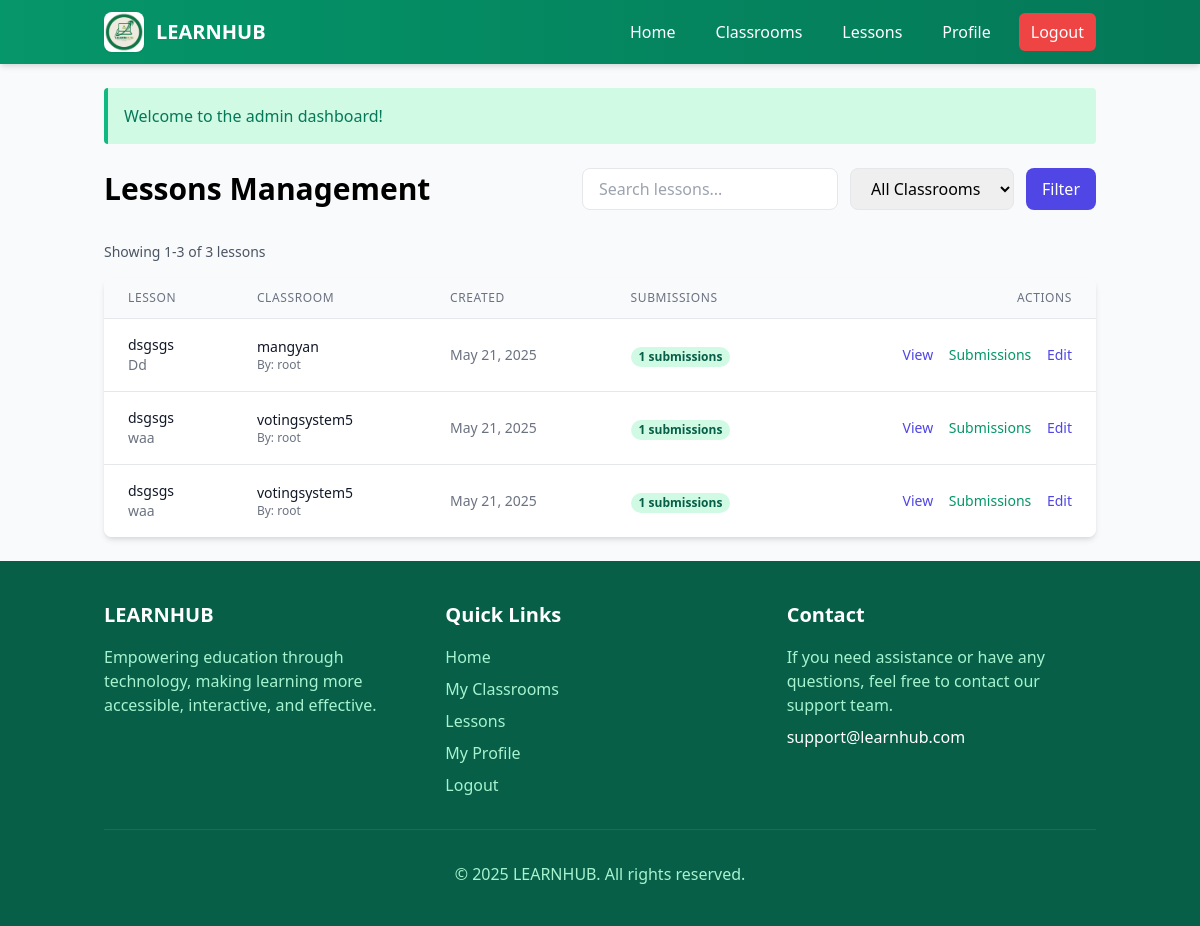
The page /lessons.php (signed in) on the database its author committed.
### tables this page shows
CREATE TABLE `lessons` (
  `id` int(11) NOT NULL,
  `title` varchar(255) NOT NULL,
  `description` text DEFAULT NULL,
  `content` text DEFAULT NULL,
  `file_path` varchar(255) DEFAULT NULL,
  `classroom_id` int(11) NOT NULL,
  `created_at` timestamp NOT NULL DEFAULT current_timestamp()
);

CREATE TABLE `classrooms` (
  `id` int(11) NOT NULL,
  `name` varchar(100) NOT NULL,
  `description` text DEFAULT NULL,
  `status` enum('active','archived') DEFAULT 'active',
  `enrollment_code` varchar(10) DEFAULT NULL,
  `teacher_id` int(11) NOT NULL,
  `created_at` timestamp NOT NULL DEFAULT current_timestamp()
);

CREATE TABLE `users` (
  `id` int(11) NOT NULL,
  `username` varchar(50) NOT NULL,
  `password` varchar(255) NOT NULL,
  `email` varchar(100) NOT NULL,
  `role` enum('student','teacher','admin') NOT NULL,
  `created_at` timestamp NOT NULL DEFAULT current_timestamp(),
  `last_login` datetime DEFAULT NULL
);

### includes/functions.php (called while the page is built, shortened)
<?php
function is_logged_in() {
    return isset($_SESSION['user_id']);
}
function has_role($role) {
    return isset($_SESSION['role']) && $_SESSION['role'] === $role;
}
function is_teacher() {
    return isset($_SESSION['role']) && $_SESSION['role'] === 'teacher';
}
function is_admin() {
    return isset($_SESSION['role']) && $_SESSION['role'] === 'admin';
}
function get_flash_message() {
    if (isset($_SESSION['flash'])) {
        $flash = $_SESSION['flash'];
        return $flash;
    }
    return null;
}
function format_date($date) {
    return date('F j, Y', strtotime($date));
}
?>

### lessons.php (the view, shortened to what this page needs)
<?php
include 'includes/header.php';
$user_id = $_SESSION['user_id'];
$items_per_page = 15;
$current_page = isset($_GET['page']) && is_numeric($_GET['page']) ? (int)$_GET['page'] : 1;
$offset = ($current_page - 1) * $items_per_page;
$search = isset($_GET['search']) ? clean_input($_GET['search']) : '';
$classroom_filter = isset($_GET['classroom']) && is_numeric($_GET['classroom']) ? (int)$_GET['classroom'] : 0;
$select_query = "
    SELECT l.*, c.name as classroom_name, c.id as classroom_id, c.teacher_id,
           u.username as teacher_username
    FROM lessons l
    JOIN classrooms c ON l.classroom_id = c.id
    JOIN users u ON c.teacher_id = u.id
";
$count_query = "
    SELECT COUNT(*) as total
    FROM lessons l
    JOIN classrooms c ON l.classroom_id = c.id
    JOIN users u ON c.teacher_id = u.id
";
$count_params = [];
$count_param_types = '';
$select_params = [];
$select_param_types = '';
$select_query .= " ORDER BY l.created_at DESC LIMIT ? OFFSET ?";
$select_params[] = $items_per_page;
$select_params[] = $offset;
$select_param_types .= 'ii';
if (!empty($count_params)) {
    $count_stmt = $conn->prepare($count_query);
    $count_stmt->bind_param($count_param_types, ...$count_params);
    $count_stmt->execute();
    $count_result = $count_stmt->get_result();
    $total_count = $count_result->fetch_assoc()['total'];
} else {
    $count_stmt = $conn->prepare($count_query);
    $count_stmt->execute();
    $count_result = $count_stmt->get_result();
    $total_count = $count_result->fetch_assoc()['total'];
}
if (!empty($select_params)) {
    $select_stmt = $conn->prepare($select_query);
    $select_stmt->bind_param($select_param_types, ...$select_params);
    $select_stmt->execute();
    $lessons = $select_stmt->get_result()->fetch_all(MYSQLI_ASSOC);
} else {
    $select_stmt = $conn->prepare($select_query);
    $select_stmt->execute();
    $lessons = $select_stmt->get_result()->fetch_all(MYSQLI_ASSOC);
}
?>
<div class="mb-8 flex flex-col md:flex-row md:justify-between md:items-center space-y-4 md:space-y-0">
    <h1 class="text-3xl font-bold">Lessons Management</h1>
    <div class="flex flex-col sm:flex-row items-center space-y-3 sm:space-y-0 sm:space-x-3">
        <form action="lessons.php" method="GET" class="flex flex-col sm:flex-row space-y-3 sm:space-y-0 sm:space-x-3 w-full">
            <div class="relative">
                <input type="text" name="search" value="<?php echo htmlspecialchars($search); ?>"
                       placeholder="Search lessons..."
                       class="border rounded-lg px-4 py-2 focus:outline-none focus:ring-2 focus:ring-indigo-500 w-full sm:w-64">
            </div>
            <select name="classroom" class="border rounded-lg px-4 py-2 focus:outline-none focus:ring-2 focus:ring-indigo-500">
                <option value="0">All Classrooms</option>
            </select>
            <button type="submit" class="bg-indigo-600 hover:bg-indigo-700 text-white px-4 py-2 rounded-lg">
                Filter
            </button>
        </form>
    </div>
</div>
<div class="mb-4 text-sm text-gray-600">
    Showing <?php echo min($total_count, $offset + 1); ?>-<?php echo min($total_count, $offset + count($lessons)); ?> of <?php echo $total_count; ?> lessons
</div>
<?php if (empty($lessons)): ?>
    <div class="bg-white rounded-lg shadow-md p-6 text-center">
        <svg xmlns="http://www.w3.org/2000/svg" class="h-12 w-12 mx-auto text-gray-400 mb-4" fill="none" viewBox="0 0 24 24" stroke="currentColor">
            <path stroke-linecap="round" stroke-linejoin="round" stroke-width="2" d="M9 12h6m-6 4h6m2 5H7a2 2 0 01-2-2V5a2 2 0 012-2h5.586a1 1 0 01.707.293l5.414 5.414a1 1 0 01.293.707V19a2 2 0 01-2 2z" />
        </svg>
        <h2 class="text-xl font-medium text-gray-900 mb-2">No lessons found</h2>
        <?php if (!empty($search) || $classroom_filter > 0): ?>
            <p class="text-gray-600 mb-4">Try changing your search criteria or selecting a different classroom.</p>
            <a href="lessons.php" class="inline-block bg-indigo-100 text-indigo-700 hover:bg-indigo-200 px-4 py-2 rounded-md">
                Clear all filters
            </a>
        <?php else: ?>
            <p class="text-gray-600 mb-4">You haven't created any lessons yet.</p>
            <a href="classrooms.php" class="inline-block bg-indigo-600 hover:bg-indigo-700 text-white px-4 py-2 rounded-md">
                Go to Classrooms
            </a>
        <?php endif; ?>
    </div>
<?php else: ?>
    <div class="bg-white rounded-lg shadow-md overflow-hidden">
        <table class="min-w-full divide-y divide-gray-200">
            <thead class="bg-gray-50">
                <tr>
                    <th class="px-6 py-3 text-left text-xs font-medium text-gray-500 uppercase tracking-wider">Lesson</th>
                    <th class="px-6 py-3 text-left text-xs font-medium text-gray-500 uppercase tracking-wider">Classroom</th>
                    <th class="px-6 py-3 text-left text-xs font-medium text-gray-500 uppercase tracking-wider">Created</th>
                    <th class="px-6 py-3 text-left text-xs font-medium text-gray-500 uppercase tracking-wider">Submissions</th>
                    <th class="px-6 py-3 text-right text-xs font-medium text-gray-500 uppercase tracking-wider">Actions</th>
                </tr>
            </thead>
            <tbody class="bg-white divide-y divide-gray-200">
                <?php foreach ($lessons as $lesson): ?>
                    <?php
                    $stmt = $conn->prepare("SELECT COUNT(*) as count FROM submissions WHERE lesson_id = ?");
                    $submission_count = 0;
                    if ($stmt) {
                        $stmt->bind_param("i", $lesson['id']);
                        $stmt->execute();
                        $result = $stmt->get_result();
                        $submission_count = $result->fetch_assoc()['count'];
                    }
                    ?>
                    <tr class="hover:bg-gray-50">
                        <td class="px-6 py-4 whitespace-nowrap">
                            <div class="flex items-center">
                                <div>
                                    <div class="text-sm font-medium text-gray-900">
                                        <?php echo htmlspecialchars($lesson['title']); ?>
                                    </div>
                                    <?php if (!empty($lesson['description'])): ?>
                                        <div class="text-sm text-gray-500 max-w-md truncate">
                                            <?php echo htmlspecialchars($lesson['description']); ?>
                                        </div>
                                    <?php endif; ?>
                                </div>
                            </div>
                        </td>
                        <td class="px-6 py-4 whitespace-nowrap">
                            <div class="text-sm text-gray-900">
                                <?php echo htmlspecialchars($lesson['classroom_name']); ?>
                            </div>
                            <div class="text-xs text-gray-500">
                                By: <?php echo htmlspecialchars($lesson['teacher_username']); ?>
                            </div>
                        </td>
                        <td class="px-6 py-4 whitespace-nowrap text-sm text-gray-500">
                            <?php echo isset($lesson['created_at']) ? format_date($lesson['created_at']) : 'N/A'; ?>
                        </td>
                        <td class="px-6 py-4 whitespace-nowrap">
                            <span class="px-2 inline-flex text-xs leading-5 font-semibold rounded-full bg-green-100 text-green-800">
                                <?php echo $submission_count; ?> submissions
                            </span>
                        </td>
                        <td class="px-6 py-4 whitespace-nowrap text-right text-sm font-medium">
                            <a href="view_lesson.php?id=<?php echo $lesson['id']; ?>" class="text-indigo-600 hover:text-indigo-900 mr-3">
                                View
                            </a>
                            <?php if ($submission_count > 0): ?>
                                <a href="lesson_submissions.php?id=<?php echo $lesson['id']; ?>" class="text-green-600 hover:text-green-900 mr-3">
                                    Submissions
                                </a>
                            <?php endif; ?>
                            <?php if (is_admin() || $lesson['teacher_id'] == $user_id): ?>
                                <a href="edit_lesson.php?id=<?php echo $lesson['id']; ?>" class="text-indigo-600 hover:text-indigo-900">
                                    Edit
                                </a>
                            <?php endif; ?>
                        </td>
                    </tr>
                <?php endforeach; ?>
            </tbody>
        </table>
    </div>
<?php endif; ?>
<?php include 'includes/footer.php'; ?>

### includes/header.php (shortened to what this page needs)
<?php
require_once 'includes/functions.php';
$current_page = basename($_SERVER['PHP_SELF']);
?>
<!DOCTYPE html>
<html lang="en">
<head>
    <link href="https://cdn.jsdelivr.net/npm/tailwindcss@2.2.19/dist/tailwind.min.css" rel="stylesheet">
    <link rel="stylesheet" href="https://cdnjs.cloudflare.com/ajax/libs/animate.css/4.1.1/animate.min.css">
</head>
<body class="bg-gray-50 min-h-screen flex flex-col">
    <header class="bg-primary-gradient shadow-md">
        <div class="container mx-auto px-4 py-3">
            <div class="flex justify-between items-center">
                <a href="index.php" class="text-white font-bold text-xl flex items-center hover-scale">
                    <img src="logo.png" alt="LearnHub Logo" class="h-10 w-10 mr-3 rounded-lg shadow-sm">
                    LEARNHUB
                </a>
                <nav>
                    <ul class="flex space-x-4 text-white">
                        <li><a href="index.php" class="nav-link px-3 py-2 rounded-md <?php echo $current_page === 'index.php' ? 'bg-primary-dark' : ''; ?>">Home</a></li>
                        <?php if (is_logged_in()): ?>
                            <?php if (has_role('teacher') || has_role('admin')): ?>
                                <li><a href="classrooms.php" class="nav-link px-3 py-2 rounded-md <?php echo $current_page === 'classrooms.php' ? 'bg-primary-dark' : ''; ?>">Classrooms</a></li>
                                <li><a href="lessons.php" class="nav-link px-3 py-2 rounded-md <?php echo $current_page === 'lessons.php' ? 'bg-primary-dark' : ''; ?>">Lessons</a></li>
                            <?php endif; ?>
                            <li><a href="profile.php" class="nav-link px-3 py-2 rounded-md <?php echo $current_page === 'profile.php' ? 'bg-primary-dark' : ''; ?>">Profile</a></li>
                            <li><a href="logout.php" class="bg-red-500 hover:bg-red-600 px-3 py-2 rounded-md">Logout</a></li>
                        <?php endif; ?>
                    </ul>
                </nav>
            </div>
        </div>
    </header>
    <main class="container mx-auto px-4 py-6">
        <?php
        $flash = get_flash_message();
        if ($flash):
            $color_class = $flash['type'] === 'success' ? 'bg-green-100 border-green-500 text-green-700' : 'bg-red-100 border-red-500 text-red-700';
        ?>
            <div class="<?php echo $color_class; ?> p-4 mb-6 border-l-4 rounded">
                <?php echo $flash['message']; ?>
            </div>
        <?php endif; ?>

### includes/footer.php (shortened to what this page needs)
</main>
    <footer class="bg-green-800 text-white py-10 mt-auto">
        <div class="container mx-auto px-4">
            <div class="grid grid-cols-1 md:grid-cols-3 gap-8">
                <div>
                    <h3 class="text-xl font-bold mb-4">LEARNHUB</h3>
                    <p class="text-green-200">Empowering education through technology, making learning more accessible, interactive, and effective.</p>
                </div>
                <div>
                    <h3 class="text-xl font-bold mb-4">Quick Links</h3>
                    <ul class="space-y-2">
                        <li><a href="index.php" class="text-green-200 hover:text-white transition-colors duration-300">Home</a></li>
                        <?php if (is_logged_in()): ?>
                            <?php if (is_teacher() || is_admin()): ?>
                                <li><a href="classrooms.php" class="text-green-200 hover:text-white transition-colors duration-300">My Classrooms</a></li>
                                <li><a href="lessons.php" class="text-green-200 hover:text-white transition-colors duration-300">Lessons</a></li>
                            <?php else: ?>
                                <li><a href="my_classes.php" class="text-green-200 hover:text-white transition-colors duration-300">My Classes</a></li>
                            <?php endif; ?>
                            <li><a href="profile.php" class="text-green-200 hover:text-white transition-colors duration-300">My Profile</a></li>
                            <li><a href="logout.php" class="text-green-200 hover:text-white transition-colors duration-300">Logout</a></li>
                        <?php else: ?>
                            <li><a href="login.php" class="text-green-200 hover:text-white transition-colors duration-300">Login</a></li>
                            <li><a href="register.php" class="text-green-200 hover:text-white transition-colors duration-300">Register</a></li>
                        <?php endif; ?>
                    </ul>
                </div>
                <div>
                    <h3 class="text-xl font-bold mb-4">Contact</h3>
                    <p class="text-green-200 mb-2">If you need assistance or have any questions, feel free to contact our support team.</p>
                    <a href="mailto:support@learnhub.com" class="text-white hover:text-green-200 transition-colors duration-300">support@learnhub.com</a>
                </div>
            </div>
            <div class="border-t border-green-700 mt-8 pt-8 text-center text-green-200">
                <p>&copy; <?php echo date('Y'); ?> LEARNHUB. All rights reserved.</p>
            </div>
        </div>
    </footer>
</body>
</html>

### includes/header.php (style rules this page uses)
:root { --primary-light: #4ade80; --primary: #16a34a; --primary-dark: #166534; --secondary-light: #d1fae5; --secondary: #059669; --accent: #047857; }
.bg-primary-gradient { background-image: linear-gradient(to right, #059669, #047857); }
.hover-scale { transition: transform 0.3s ease; }
.fade-in { animation: fadeIn 0.8s ease-in; }
.nav-link { position: relative; }
.nav-link::after { content: ''; position: absolute; width: 0; height: 2px; bottom: -2px; left: 0; background-color: var(--primary); transition: width 0.3s ease; }

### rows shown on the page
lessons: title "dsgsgs", description "Dd", classroom.name "mangyan", users.username "root", created_at "May 21, 2025", submission_count "1"
lessons: title "dsgsgs", description "waa", classroom.name "votingsystem5", users.username "root", created_at "May 21, 2025", submission_count "1"
lessons: title "dsgsgs", description "waa", classroom.name "votingsystem5", users.username "root", created_at "May 21, 2025", submission_count "1"

### other values the page prints
$flash['message'] "Welcome to the admin dashboard!"
min($total_count, $offset + 1) "1"
min($total_count, $offset + count($lessons)) "3"
$total_count "3"
